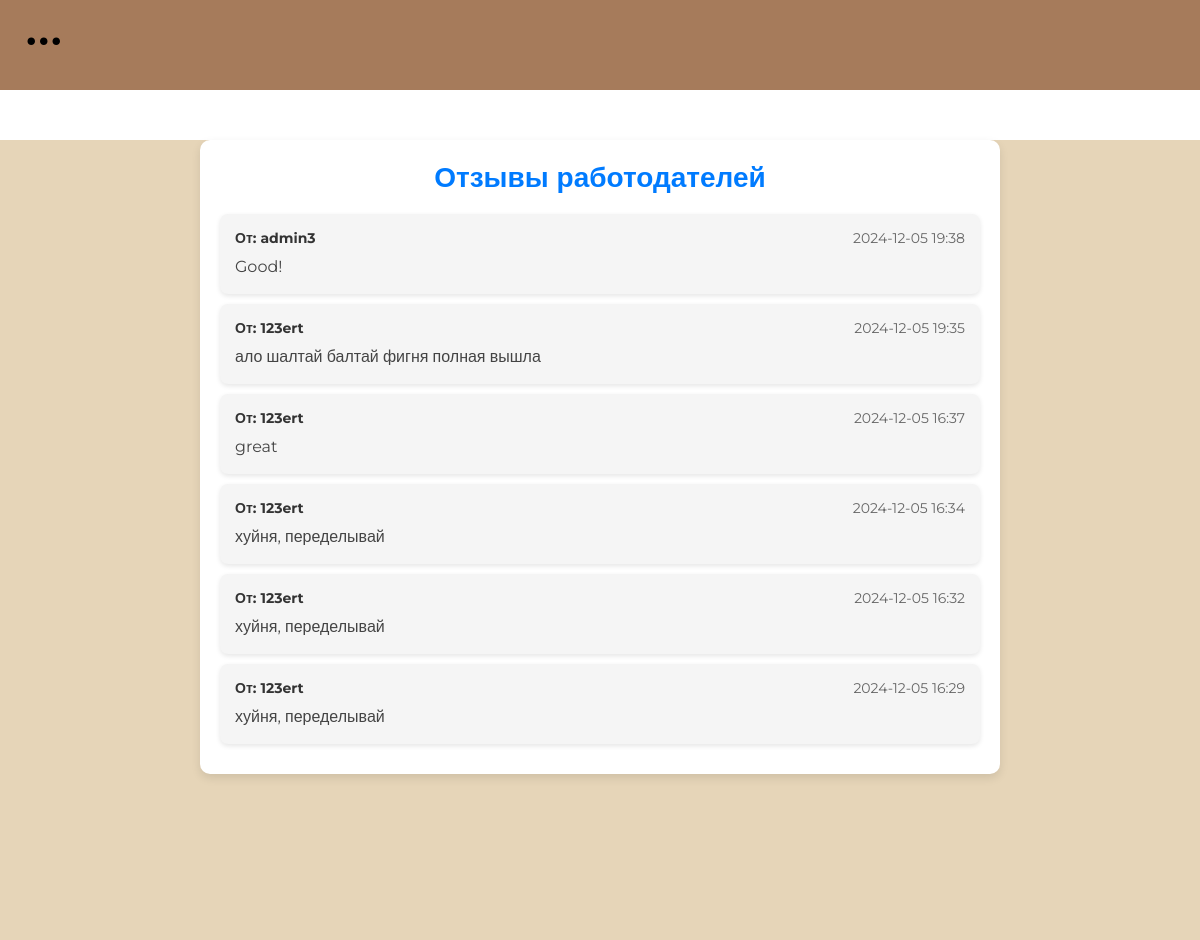
Page /reviews/ (signed in) on the committed database.
### it_app/models.py (models this page shows, shortened)
class Message(models.Model):
    employer = models.ForeignKey(User, on_delete=models.CASCADE, related_name="sent_reviews")
    employee = models.ForeignKey(User, on_delete=models.CASCADE, related_name="received_reviews")
    content = models.TextField()
    created_at = models.DateTimeField(auto_now_add=True)
    is_read = models.BooleanField(default=False)

### it_app/views.py (the view)
# urls.py: path('reviews/', views.user_reviews, name='user_reviews'),
@login_required
def user_reviews(request):
    reviews = Message.objects.filter(employee=request.user).order_by('-created_at')
    return render(request, 'messages/user_reviews.html', {'reviews': reviews})

### it_app/templates/messages/user_reviews.html
{% extends "base.html" %}
{% block content %}
<div class="review-container">
    <h1>Отзывы работодателей</h1>
    {% if reviews %}
        <ul class="review-list">
            {% for review in reviews %}
                <li>
                    <div class="review-header">
                        <span class="review-employer">От: {{ review.employer.username }}</span>
                        <span class="review-date">{{ review.created_at|date:"Y-m-d H:i" }}</span>
                    </div>
                    <p class="review-content">{{ review.content }}</p>
                </li>
            {% endfor %}
        </ul>
    {% else %}
        <p class="no-reviews">У Вас пока нет отзывов.</p>
    {% endif %}
</div>
{% endblock %}

### it_app/static/css/style.css (style rules this page uses)
* { padding: 0; margin: 0; box-sizing: border-box; font-family: "Montserrat", sans-serif; }
:root { --light: rgba(230, 213, 184, 1); --secondary: rgba(166, 123, 91, 1); --success: rgba(113, 78, 38, 1); --dark: rgba(113, 78, 38, 1); --white: rgba(241, 250, 218, 1); }
.review-container { max-width: 800px; margin: 50px auto; padding: 20px; background-color: #fff; border-radius: 10px; box-shadow: 0 4px 10px rgba(0, 0, 0, 0.1); }
.review-container h1 { font-size: 28px; font-weight: bold; text-align: center; margin-bottom: 20px; color: #007BFF; }
.review-list { list-style: none; padding: 0; margin: 0; }
.review-list li { padding: 15px; margin-bottom: 10px; background-color: #f5f5f5; border-radius: 8px; box-shadow: 0 2px 5px rgba(0, 0, 0, 0.1); transition: transform 0.2s ease; }
.review-header { display: flex; justify-content: space-between; align-items: center; margin-bottom: 8px; }
.review-header span { font-size: 14px; color: #666; }
.review-header .review-employer { font-weight: bold; color: #333; }
.review-content { font-size: 16px; color: #444; line-height: 1.5; }

### rows in the picture
Message: employer.username "admin3", created_at "2024-12-05 19:38", content "Good!"
Message: employer.username "123ert", created_at "2024-12-05 19:35", content "ало шалтай балтай фигня полная вышла"
Message: employer.username "123ert", created_at "2024-12-05 16:37", content "great"
Message: employer.username "123ert", created_at "2024-12-05 16:34", content "хуйня, переделывай"
Message: employer.username "123ert", created_at "2024-12-05 16:32", content "хуйня, переделывай"
Message: employer.username "123ert", created_at "2024-12-05 16:29", content "хуйня, переделывай"
